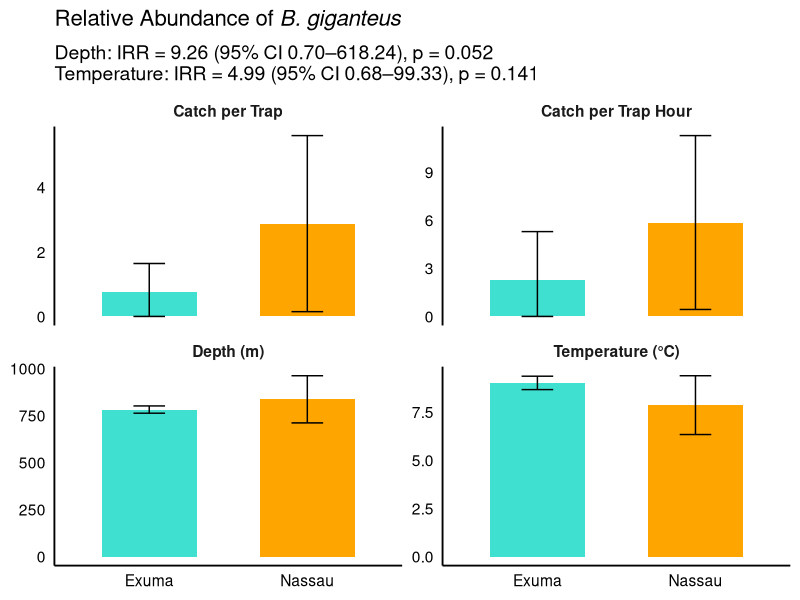

Source code (R):
# ============================================================
# Demo: Relative abundance estimation for Bathynomus giganteus
# ============================================================
# Purpose:
#   - Demonstrate CPUE-based relative abundance estimation
#   - Integrate catch counts with trap effort
#   - Fit a negative binomial GLM with effort offset to estimate environmental preference
#
# Inputs:
#   - ../data/BTW_expedition_catch2022.csv
#   - ../data/BTW_expedition_effort2022.csv
#
# Outputs:
#   - ../data/cpue_summary_bahamas.csv
#   - ../figures/relative_abundance_bahamas.png
# ============================================================

# ------------------------
# 0. Libraries
# ------------------------
library(dplyr)
library(tidyr)
library(lubridate)
library(ggplot2)
library(MASS)
library(broom)

# ------------------------
# 1. Load data
# ------------------------
catch_counts <- read.csv(
  "../data/BTW_expedition_catch2022.csv",
  stringsAsFactors = FALSE
)

effort_df <- read.csv(
  "../data/BTW_expedition_effort2022.csv",
  stringsAsFactors = FALSE
)

# ------------------------
# 2. Parse dates and compute trap-hours
# ------------------------
effort_df <- effort_df %>%
  mutate(
    date = mdy(date),
    start_dt = as.POSIXct(
      paste(date, deploy_start),
      format = "%Y-%m-%d %H:%M",
      tz = "UTC"
    ),
    end_dt = as.POSIXct(
      paste(date, deploy_end),
      format = "%Y-%m-%d %H:%M",
      tz = "UTC"
    ),
    duration_hrs = as.numeric(difftime(end_dt, start_dt, units = "hours")),
    trap_hours   = traps * duration_hrs
  )

# ------------------------
# 3. Join catch and effort, compute CPUE
# ------------------------
cpue_df <- catch_counts %>%
  left_join(
    effort_df %>% dplyr::select(set, traps, trap_hours),
    by = "set"
  ) %>%
  mutate(
    cpue_per_trap_hour = n_caught / trap_hours,
    cpue_per_trap      = n_caught / traps
  )

# ------------------------
# 4. Assign region and covariates
# ------------------------
cpue2 <- cpue_df %>%
  mutate(
    region = case_when(
      set %in% c("BTW_DW1","BTW_DW2","BTW_DW3","BTW_DW4") ~ "Nassau",
      set %in% c("BTW_DW5","BTW_DW6","BTW_DW7","BTW_DW8") ~ "Exuma",
      TRUE ~ NA_character_
    )
  ) %>%
  left_join(
    effort_df %>% dplyr::select(set, duration_hrs, depth, bottom_temp),
    by = "set"
  )

# ------------------------
# 5. Summarise CPUE and covariates by region
# ------------------------
summary_tbl <- cpue2 %>%
  group_by(region) %>%
  summarise(
    cpue_traphour_mean = mean(cpue_per_trap_hour),
    cpue_traphour_sd   = sd(cpue_per_trap_hour),
    cpue_trap_mean     = mean(cpue_per_trap),
    cpue_trap_sd       = sd(cpue_per_trap),
    depth_mean         = mean(depth, na.rm = TRUE),
    depth_sd           = sd(depth, na.rm = TRUE),
    temp_mean          = mean(bottom_temp, na.rm = TRUE),
    temp_sd            = sd(bottom_temp, na.rm = TRUE),
    .groups = "drop"
  ) %>%
  pivot_longer(
    cols = -region,
    names_to  = c("metric", "stat"),
    names_sep = "_(?=(mean|sd)$)"
  ) %>%
  pivot_wider(names_from = stat, values_from = value) %>%
  mutate(
    metric = recode(metric,
                    cpue_traphour = "Catch per Trap Hour",
                    cpue_trap     = "Catch per Trap",
                    depth         = "Depth (m)",
                    temp          = "Temperature (°C)"
    ),
    ci_lower = pmax(mean - sd, 0),
    ci_upper = mean + sd
  )

# Save summary table
write.csv(
  summary_tbl,
  "../data/cpue_summary_bahamas.csv",
  row.names = FALSE
)

# ------------------------
# 6. Fit negative binomial GLM
# ------------------------
cpue2 <- cpue2 %>%
  mutate(
    depth_s = as.numeric(scale(depth)),
    temp_s  = as.numeric(scale(bottom_temp))
  )

m_nb <- glm.nb(
  n_caught ~ depth_s + temp_s + offset(log(trap_hours)),
  data = cpue2
)
summary(m_nb)

glm_tidy <- broom::tidy(
  m_nb,
  conf.int = TRUE,
  exponentiate = TRUE
) %>%
  filter(term != "(Intercept)") %>%
  mutate(
    term = recode(term,
                  depth_s = "Depth",
                  temp_s  = "Temperature"
    ),
    p_txt = format.pval(p.value, digits = 2, eps = 1e-3),
    irr_txt = sprintf(
      "%s: IRR = %.2f (95%% CI %.2f–%.2f), p = %s",
      term, estimate, conf.low, conf.high, p_txt
    )
  )

glm_subtitle <- paste(glm_tidy$irr_txt, collapse = "\n")

# ------------------------
# 7. Plot relative abundance
# ------------------------
# dir.create("../figures", showWarnings = FALSE)

p <- ggplot(summary_tbl, aes(x = region, y = mean, fill = region)) +
  geom_col(width = 0.6, show.legend = FALSE) +
  geom_errorbar(
    aes(ymin = ci_lower, ymax = ci_upper),
    width = 0.2
  ) +
  facet_wrap(~ metric, scales = "free_y", ncol = 2) +
  scale_fill_manual(
    values = c("Nassau" = "orange", "Exuma" = "turquoise")
  ) +
  labs(
    title = expression(paste("Relative Abundance of ", italic("B. giganteus"))),
    subtitle = glm_subtitle,
    x = NULL,
    y = NULL
  ) +
  theme_minimal(base_size = 14) +
  theme(
    panel.grid  = element_blank(),
    axis.line   = element_line(color = "black"),
    axis.text   = element_text(color = "black"),
    strip.text  = element_text(face = "bold"),
    plot.title  = element_text(face = "bold", size = 16)
  )

ggsave(
  "../figures/relative_abundance_bahamas.jpg",
  p,
  width = 9,
  height = 6,
  dpi = 300
)

message("Demo complete: relative abundance estimated and plotted.")
